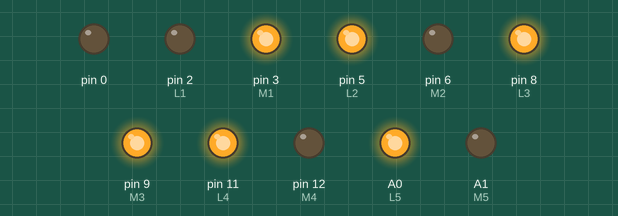
This sketch was run on a simulated Arduino Uno, built with avr-gcc and run on an emulated ATmega328P. On the bench: output pins drawn as LEDs (lit = HIGH). Pins used as bus, display or sensor lines are not drawn.

Above: at 0.2 s.
At 4.4 s:
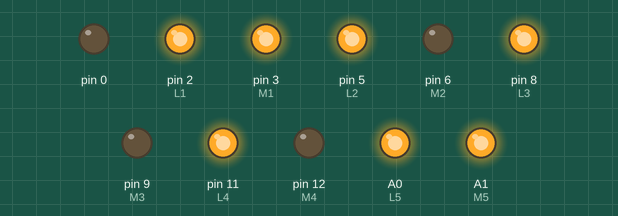
At 10.1 s:
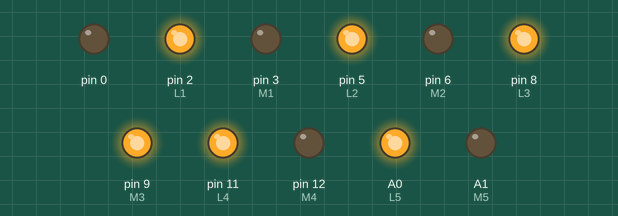
At 17.0 s:
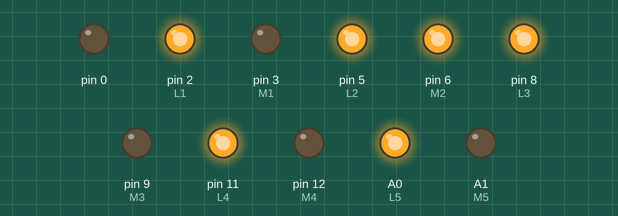
At 28.0 s:
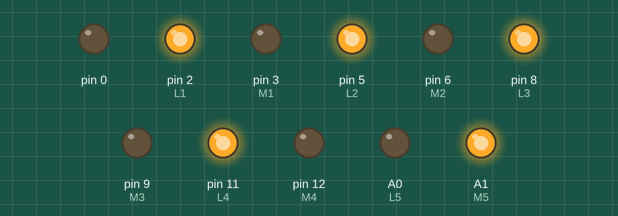
At 37.7 s:
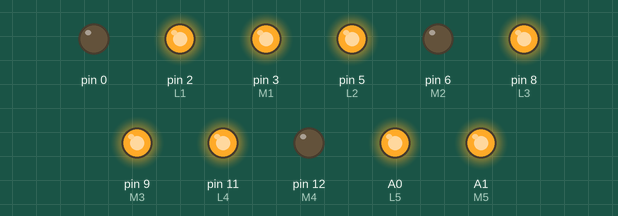
Timing chart, 0 to 40.0 s (numbered marks = the images above):
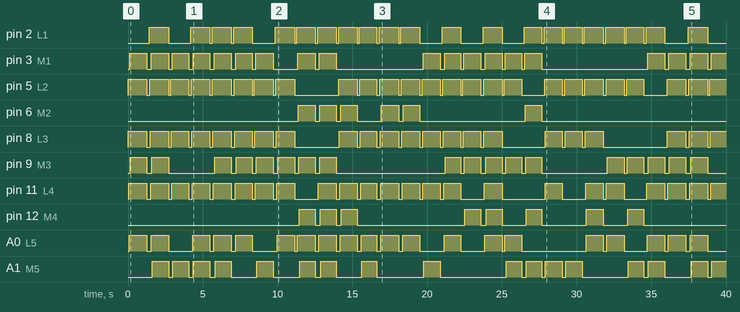

The sketch:

RunningAlphabet.ino
```cpp
int L1 =2;
int M1 =3;
int R1 =4;
int L2 =5;
int M2 =6;
int R2 =7;
int L3 =8;
int M3 =9;
int R3 =10;
int L4 =11;
int M4 =12;
int R4 =13;
int L5 =A0;
int M5 =A1;
int R5 =A2;

int tim=30;
/*int a [] = {L5,L4,L3,L2,M1,M3,R2,R3,R4,R5};
int b [] = {L1,L2,L3,L4,L5,M1,R2,M3,R4,M5};
int c [] = {L2,L3,L4,M1,R1,M5,R5};
int d [] = {L1,L2,L3,L4,L5,M1,R2,R3,R4,M5};
int e [] = {L1,L2,L3,L4,L5,M1,R1,M3,R3,M5,R5};
int f [] = {L1,L2,L3,L4,L5,M1,R1,M3,R3};
int g [] = {M1,R1,L2,L3,L4,R4,M5,M3,R3};
int h [] = {L1,L2,L3,L4,L5,R1,R2,R3,R4,R5,M3};
int i [] = {M1,M2,M3,M4,M5,R1,R5,L1,L5};
int j [] = {M1,M2,M3,M4,M5,L1,L4,L5,R1};
int k [] = {L1,L2,L3,L4,L5,M2,R1,M4,R5};
int l [] = {L1,L2,L3,L4,L5,M5,R5};
int m [] = {L1,L2,L3,L4,L5,M1,M2,R1,R2,R3,R4,R5};
int n [] = {L1,L2,L3,L4,M2,R1,R2,R3};
int o [] = {L2,L3,L4,R2,R3,R4,M1,M5};
int p [] = {L1,L2,L3,L4,L5,M1,R2,M3};
int q [] = {L2,L3,M1,M4,R2,R3,R5};
int r [] = {L1,L2,L3,L4,L5,M1,M3,M4,R2,R5};
int s [] = {R1,M1,L2,M3,R4,M5,L5};
int t [] = {L1,M1,R1,M2,M3,M4,M5};
int u [] = {L1,L2,L3,L4,M5,R1,R2,R3,R4};
int v [] = {L1,L2,L3,M5,R3,R2,R1};
int w [] = {L1,L2,L3,L4,L5,M4,R1,R2,R3,R4,R5};
int x [] = {L1,L2,M3,R4,R5,R1,R2,M3,L4,L5};
int y [] = {L1,L2,M3,R1,R2,M4,M5};
int z [] = {L1,M1,R1,R2,R3,L4,L5,M5,R5}; */
int clr [] = {L1,L2,L3,L4,L5,M1,M2,M3,M4,M5,R1,R2,R3,R4,R5};

int wt = 1000;
int clt = 150;

void setup() {
  // put your setup code here, to run once:
for(int x=0; x<sizeof(clr); x++)
{
  pinMode(clr[x],OUTPUT);
}
}
void loop() {
  // put your main code here, to run repeatedly:
pa();
pclr();
pb();
pclr();
pc();
pclr();
pd();
pclr();
pe();
pclr();
pf();
pclr();
pg();
pclr();
ph();
pclr();
pi();
pclr();
pj();
pclr();
pk();
pclr();
pl();
pclr();
pm();
pclr();
pn();
pclr();
po();
pclr();
pp();
pclr();
pq();
pclr();
pr();
pclr();
ps();
pclr();
pt();
pclr();
pu();
pclr();
pv();
pclr();
pw();
pclr();
px();
pclr();
py();
pclr();
pz();
pclr();
}
void pa(){
  //digitalWrite(L1,HIGH);
  digitalWrite(L2,HIGH);
  delay(tim);
  digitalWrite(L3,HIGH);
  delay(tim);
  digitalWrite(L4,HIGH);
  delay(tim);
  digitalWrite(L5,HIGH);
  delay(tim);
  digitalWrite(M1,HIGH);
  delay(tim);
  //digitalWrite(M2,HIGH);
  digitalWrite(M3,HIGH);
  //digitalWrite(M4,HIGH);
  //digitalWrite(M5,HIGH);
  //digitalWrite(R1,HIGH);
  delay(tim);
  digitalWrite(R2,HIGH);
  delay(tim);
  digitalWrite(R3,HIGH);
  delay(tim);;
  digitalWrite(R4,HIGH);
  delay(tim);
  digitalWrite(R5,HIGH);
  delay(wt);
}

void pb(){
  digitalWrite(L1,HIGH);
  delay(tim);
  digitalWrite(L2,HIGH);
  delay(tim);
  digitalWrite(L3,HIGH);
  delay(tim);
  digitalWrite(L4,HIGH);
  delay(tim);
  digitalWrite(L5,HIGH);
  delay(tim);
  digitalWrite(M1,HIGH);
  delay(tim);
  //digitalWrite(M2,HIGH);
  digitalWrite(M3,HIGH);
  delay(tim);
  //digitalWrite(M4,HIGH);
  digitalWrite(M5,HIGH);
  delay(tim);
 // digitalWrite(R1,HIGH);
  digitalWrite(R2,HIGH);
  delay(tim);
  //digitalWrite(R3,HIGH);
  digitalWrite(R4,HIGH);
  delay(tim);
  //digitalWrite(R5,HIGH);
  delay(wt);
}

void pc(){
  //digitalWrite(L1,HIGH);
  digitalWrite(L2,HIGH);
  delay(tim);
  digitalWrite(L3,HIGH);
  delay(tim);
  digitalWrite(L4,HIGH);
  delay(tim);
  //digitalWrite(L5,HIGH);
  digitalWrite(M1,HIGH);
  delay(tim);
  //digitalWrite(M2,HIGH);
  //digitalWrite(M3,HIGH);
  //digitalWrite(M4,HIGH);
  digitalWrite(M5,HIGH);
  delay(tim);
  digitalWrite(R1,HIGH);
  delay(tim);
  //digitalWrite(R2,HIGH);
  //digitalWrite(R3,HIGH);
  //digitalWrite(R4,HIGH);
  digitalWrite(R5,HIGH);
  delay(wt);
}

void pd(){
  digitalWrite(L1,HIGH);
  delay(tim);
  digitalWrite(L2,HIGH);
  delay(tim);
  digitalWrite(L3,HIGH);
  delay(tim);
  digitalWrite(L4,HIGH);
  delay(tim);
  digitalWrite(L5,HIGH);
  delay(tim);
  digitalWrite(M1,HIGH);
  delay(tim);
  //digitalWrite(M2,HIGH);
  //digitalWrite(M3,HIGH);
  //digitalWrite(M4,HIGH);
  digitalWrite(M5,HIGH);
  delay(tim);
  //digitalWrite(R1,HIGH);
  digitalWrite(R2,HIGH);
  delay(tim);
  digitalWrite(R3,HIGH);
  delay(tim);
  digitalWrite(R4,HIGH);
  //digitalWrite(R5,HIGH);
  delay(wt);
}

void pe(){
  digitalWrite(L1,HIGH);
  delay(tim);
  digitalWrite(L2,HIGH);
  delay(tim);
  digitalWrite(L3,HIGH);
  delay(tim);
  digitalWrite(L4,HIGH);
  delay(tim);
  digitalWrite(L5,HIGH);
  delay(tim);
  digitalWrite(M1,HIGH);
  delay(tim);
  //digitalWrite(M2,HIGH);
  digitalWrite(M3,HIGH);
  delay(tim);
  //digitalWrite(M4,HIGH);
  digitalWrite(M5,HIGH);
  delay(tim);
  digitalWrite(R1,HIGH);
  delay(tim);
  //digitalWrite(R2,HIGH);
  digitalWrite(R3,HIGH);
  delay(tim);
  //digitalWrite(R4,HIGH);
  digitalWrite(R5,HIGH);
  delay(wt);
}

void pf(){
  digitalWrite(L1,HIGH);
  delay(tim);
  digitalWrite(L2,HIGH);
  delay(tim);
  digitalWrite(L3,HIGH);
  delay(tim);
  digitalWrite(L4,HIGH);
  delay(tim);
  digitalWrite(L5,HIGH);
  delay(tim);
  digitalWrite(M1,HIGH);
  delay(tim);
  //digitalWrite(M2,HIGH);
  digitalWrite(M3,HIGH);
  delay(tim);
  //digitalWrite(M4,HIGH);
  //digitalWrite(M5,HIGH);
  digitalWrite(R1,HIGH);
  delay(tim);
  //digitalWrite(R2,HIGH);
  digitalWrite(R3,HIGH);
  //digitalWrite(R4,HIGH);
  //digitalWrite(R5,HIGH);
  delay(wt);
}

void pg(){
  //digitalWrite(L1,HIGH);
  digitalWrite(L2,HIGH);
  delay(tim);
  digitalWrite(L3,HIGH);
  delay(tim);
  digitalWrite(L4,HIGH);
  delay(tim);
  //digitalWrite(L5,HIGH);
  digitalWrite(M1,HIGH);
  delay(tim);
 // digitalWrite(M2,HIGH);
  digitalWrite(M3,HIGH);
  delay(tim);
  //digitalWrite(M4,HIGH);
  digitalWrite(M5,HIGH);
  delay(tim);
  digitalWrite(R1,HIGH);
  delay(tim);
  //digitalWrite(R2,HIGH);
  digitalWrite(R3,HIGH);
  delay(tim);
  digitalWrite(R4,HIGH);
  //digitalWrite(R5,HIGH);
  delay(wt);
}

void ph(){
  digitalWrite(L1,HIGH);
  delay(tim);
  digitalWrite(L2,HIGH);
  delay(tim);
  digitalWrite(L3,HIGH);
  delay(tim);
  digitalWrite(L4,HIGH);
  delay(tim);
  digitalWrite(L5,HIGH);
  delay(tim);
 // digitalWrite(M1,HIGH);
 // digitalWrite(M2,HIGH);
  digitalWrite(M3,HIGH);
  delay(tim);
  //digitalWrite(M4,HIGH);
  //digitalWrite(M5,HIGH);
  digitalWrite(R1,HIGH);
  delay(tim);
  digitalWrite(R2,HIGH);
  delay(tim);
  digitalWrite(R3,HIGH);
  delay(tim);
  digitalWrite(R4,HIGH);
  delay(tim);
  digitalWrite(R5,HIGH);
  delay(wt);
}

void pi(){
  digitalWrite(L1,HIGH);
  delay(tim);
 /* digitalWrite(L2,HIGH);
  digitalWrite(L3,HIGH);
  digitalWrite(L4,HIGH);*/
  digitalWrite(L5,HIGH);
  delay(tim);
  digitalWrite(M1,HIGH);
  delay(tim);
  digitalWrite(M2,HIGH);
  delay(tim);
  digitalWrite(M3,HIGH);
  delay(tim);
  digitalWrite(M4,HIGH);
  delay(tim);
  digitalWrite(M5,HIGH);
  delay(tim);
  digitalWrite(R1,HIGH);
  delay(tim);
  /*digitalWrite(R2,HIGH);
  digitalWrite(R3,HIGH);
  digitalWrite(R4,HIGH);*/
  digitalWrite(R5,HIGH);
  delay(wt);
}
void pj(){
  digitalWrite(L1,HIGH);
  delay(tim);
  //digitalWrite(L2,HIGH);
  //digitalWrite(L3,HIGH);
  digitalWrite(L4,HIGH);
  delay(tim);
  digitalWrite(L5,HIGH);
  delay(tim);
  digitalWrite(M1,HIGH);
  delay(tim);
  digitalWrite(M2,HIGH);
  delay(tim);
  digitalWrite(M3,HIGH);
  delay(tim);
  digitalWrite(M4,HIGH);
  delay(tim);
  digitalWrite(M5,HIGH);
  delay(tim);
  digitalWrite(R1,HIGH);
  //digitalWrite(R2,HIGH);
  //digitalWrite(R3,HIGH);
  //digitalWrite(R4,HIGH);
  //digitalWrite(R5,HIGH);
  delay(wt);
}
void pk(){
  digitalWrite(L1,HIGH);
  delay(tim);
  digitalWrite(L2,HIGH);
  delay(tim);
  digitalWrite(L3,HIGH);
  delay(tim);
  digitalWrite(L4,HIGH);
  delay(tim);
  digitalWrite(L5,HIGH);
  delay(tim);
  //digitalWrite(M1,HIGH);
  digitalWrite(M2,HIGH);
  delay(tim);
  //digitalWrite(M3,HIGH);
  digitalWrite(M4,HIGH);
  delay(tim);
  //digitalWrite(M5,HIGH);
  digitalWrite(R1,HIGH);
  delay(tim);
  //digitalWrite(R2,HIGH);
  //digitalWrite(R3,HIGH);
  //digitalWrite(R4,HIGH);
  digitalWrite(R5,HIGH);
  delay(wt);
}

void pl(){
  digitalWrite(L1,HIGH);
  delay(tim);
  digitalWrite(L2,HIGH);
  delay(tim);
  digitalWrite(L3,HIGH);
  delay(tim);
  digitalWrite(L4,HIGH);
  delay(tim);
  digitalWrite(L5,HIGH);
  delay(tim);
  //digitalWrite(M1,HIGH);
  //digitalWrite(M2,HIGH);
  //digitalWrite(M3,HIGH);
  //digitalWrite(M4,HIGH);
  digitalWrite(M5,HIGH);
  delay(tim);
  //digitalWrite(R1,HIGH);
  //digitalWrite(R2,HIGH);
  //digitalWrite(R3,HIGH);
  //digitalWrite(R4,HIGH);
  digitalWrite(R5,HIGH);
  delay(wt);
}

void pm(){
  digitalWrite(L1,HIGH);
  delay(tim);
  digitalWrite(L2,HIGH);
  delay(tim);
  digitalWrite(L3,HIGH);
  delay(tim);
  digitalWrite(L4,HIGH);
  delay(tim);
  digitalWrite(L5,HIGH);
  delay(tim);
 // digitalWrite(M1,HIGH);
  digitalWrite(M2,HIGH);
  delay(tim);
  //digitalWrite(M3,HIGH);
  //digitalWrite(M4,HIGH);
  //digitalWrite(M5,HIGH);
  digitalWrite(R1,HIGH);
  delay(tim);
  digitalWrite(R2,HIGH);
  delay(tim);
  digitalWrite(R3,HIGH);
  delay(tim);
  digitalWrite(R4,HIGH);
  delay(tim);
  digitalWrite(R5,HIGH);
  delay(wt);
}

void pn(){
  digitalWrite(L1,HIGH);
  delay(tim);
  digitalWrite(L2,HIGH);
  delay(tim);
  digitalWrite(L3,HIGH);
  delay(tim);
  digitalWrite(L4,HIGH);
  delay(tim);
  digitalWrite(L5,HIGH);
  delay(tim);
  //digitalWrite(M1,HIGH);
  digitalWrite(M2,HIGH);
  delay(tim);
  //digitalWrite(M3,HIGH);
  //digitalWrite(M4,HIGH);
  //digitalWrite(M5,HIGH);
  digitalWrite(R1,HIGH);
  delay(tim);
  digitalWrite(R2,HIGH);
  delay(tim);
  digitalWrite(R3,HIGH);
  delay(tim);
  //digitalWrite(R4,HIGH);
  //digitalWrite(R5,HIGH);
  delay(wt);
}

void po(){
  //digitalWrite(L1,HIGH);
  digitalWrite(L2,HIGH);
  delay(tim);
  digitalWrite(L3,HIGH);
  delay(tim);
  digitalWrite(L4,HIGH);
  delay(tim);
  //digitalWrite(L5,HIGH);
  digitalWrite(M1,HIGH);
  delay(tim);
  //digitalWrite(M2,HIGH);
  //digitalWrite(M3,HIGH);
  //digitalWrite(M4,HIGH);
  digitalWrite(M5,HIGH);
  delay(tim);
  //digitalWrite(R1,HIGH);
  digitalWrite(R2,HIGH);
  delay(tim);
  digitalWrite(R3,HIGH);
  delay(tim);
  digitalWrite(R4,HIGH);
  //digitalWrite(R5,HIGH);
  delay(wt);
}

void pp(){
  digitalWrite(L1,HIGH);
  delay(tim);
  digitalWrite(L2,HIGH);
  delay(tim);
  digitalWrite(L3,HIGH);
  delay(tim);
  digitalWrite(L4,HIGH);
  delay(tim);
  digitalWrite(L5,HIGH);
  delay(tim);
  digitalWrite(M1,HIGH);
  delay(tim);
  //digitalWrite(M2,HIGH);
  digitalWrite(M3,HIGH);
  delay(tim);
  //digitalWrite(M4,HIGH);
  //digitalWrite(M5,HIGH);
  //digitalWrite(R1,HIGH);
  digitalWrite(R2,HIGH);
  //digitalWrite(R3,HIGH);
  //digitalWrite(R4,HIGH);
  //digitalWrite(R5,HIGH);
  delay(wt);
}

void pq(){
  //digitalWrite(L1,HIGH);
  digitalWrite(L2,HIGH);
  delay(tim);
  digitalWrite(L3,HIGH);
  delay(tim);
  //digitalWrite(L4,HIGH);
  //digitalWrite(L5,HIGH);
  digitalWrite(M1,HIGH);
  delay(tim);
  //digitalWrite(M2,HIGH);
  digitalWrite(M3,HIGH);
  delay(tim);
  digitalWrite(M4,HIGH);
  delay(tim);
  //digitalWrite(M5,HIGH);
  //digitalWrite(R1,HIGH);
  digitalWrite(R2,HIGH);
  delay(tim);
  digitalWrite(R3,HIGH);
  delay(tim);
  //digitalWrite(R4,HIGH);
  digitalWrite(R5,HIGH);
  delay(wt);
}

void pr(){
  digitalWrite(L1,HIGH);
  delay(tim);
  digitalWrite(L2,HIGH);
  delay(tim);
  digitalWrite(L3,HIGH);
  delay(tim);
  digitalWrite(L4,HIGH);
  delay(tim);
  digitalWrite(L5,HIGH);
  delay(tim);
  digitalWrite(M1,HIGH);
  delay(tim);
  //digitalWrite(M2,HIGH);
  digitalWrite(M3,HIGH);
  delay(tim);
  digitalWrite(M4,HIGH);
  delay(tim);
  //digitalWrite(M5,HIGH);
  //digitalWrite(R1,HIGH);
  digitalWrite(R2,HIGH);
  delay(tim);
  //digitalWrite(R3,HIGH);
  //digitalWrite(R4,HIGH);
  digitalWrite(R5,HIGH);
  delay(wt);
}

void ps(){
  //digitalWrite(L1,HIGH);
  digitalWrite(L2,HIGH);
  delay(tim);
  //digitalWrite(L3,HIGH);
  //digitalWrite(L4,HIGH);
  digitalWrite(L5,HIGH);
  delay(tim);
  digitalWrite(M1,HIGH);
  delay(tim);
  //digitalWrite(M2,HIGH);
  digitalWrite(M3,HIGH);
  delay(tim);
  //digitalWrite(M4,HIGH);
  digitalWrite(M5,HIGH);
  delay(tim);
  digitalWrite(R1,HIGH);
  delay(tim);
  //digitalWrite(R2,HIGH);
  //digitalWrite(R3,HIGH);
  digitalWrite(R4,HIGH);
  //digitalWrite(R5,HIGH);
  delay(wt);
}

void pt(){
  digitalWrite(L1,HIGH);
  delay(tim);
  /*digitalWrite(L2,HIGH);
  digitalWrite(L3,HIGH);
  digitalWrite(L4,HIGH);
  digitalWrite(L5,HIGH);*/
  digitalWrite(M1,HIGH);
  delay(tim);
  digitalWrite(M2,HIGH);
  delay(tim);
  digitalWrite(M3,HIGH);
  delay(tim);
  digitalWrite(M4,HIGH);
  delay(tim);
  digitalWrite(M5,HIGH);
  delay(tim);
  digitalWrite(R1,HIGH);
  /*digitalWrite(R2,HIGH);
  digitalWrite(R3,HIGH);
  digitalWrite(R4,HIGH);
  digitalWrite(R5,HIGH);*/
  delay(wt);
}

void pu(){
  digitalWrite(L1,HIGH);
  delay(tim);
  digitalWrite(L2,HIGH);
  delay(tim);
  digitalWrite(L3,HIGH);
  delay(tim);
  digitalWrite(L4,HIGH);
  //digitalWrite(L5,HIGH);
  //digitalWrite(M1,HIGH);
  //digitalWrite(M2,HIGH);
  //digitalWrite(M3,HIGH);
  //digitalWrite(M4,HIGH);
  digitalWrite(M5,HIGH);
  delay(tim);
  digitalWrite(R1,HIGH);
  delay(tim);
  digitalWrite(R2,HIGH);
  delay(tim);
  digitalWrite(R3,HIGH);
  delay(tim);
  digitalWrite(R4,HIGH);
  //digitalWrite(R5,HIGH);
  delay(wt);
}

void pv(){
  digitalWrite(L1,HIGH);
  delay(tim);
  digitalWrite(L2,HIGH);
  delay(tim);
  digitalWrite(L3,HIGH);
  delay(tim);
  //digitalWrite(L4,HIGH);
  //digitalWrite(L5,HIGH);
  //digitalWrite(M1,HIGH);
  //digitalWrite(M2,HIGH);
  //digitalWrite(M3,HIGH);
  //digitalWrite(M4,HIGH);
  digitalWrite(M5,HIGH);
  delay(tim);
  digitalWrite(R1,HIGH);
  delay(tim);
  digitalWrite(R2,HIGH);
  delay(tim);
  digitalWrite(R3,HIGH);
  //digitalWrite(R4,HIGH);
  //digitalWrite(R5,HIGH);
  delay(wt);
}

void pw(){
  digitalWrite(L1,HIGH);
  delay(tim);
  digitalWrite(L2,HIGH);
  delay(tim);
  digitalWrite(L3,HIGH);
  delay(tim);
  digitalWrite(L4,HIGH);
  delay(tim);
  digitalWrite(L5,HIGH);
  //digitalWrite(M1,HIGH);
  //digitalWrite(M2,HIGH);
  //digitalWrite(M3,HIGH);
  digitalWrite(M4,HIGH);
  delay(tim);
  //digitalWrite(M5,HIGH);
  digitalWrite(R1,HIGH);
  delay(tim);
  digitalWrite(R2,HIGH);
  delay(tim);
  digitalWrite(R3,HIGH);
  delay(tim);
  digitalWrite(R4,HIGH);
  delay(tim);
  digitalWrite(R5,HIGH);
  delay(wt);
}

void px(){
  digitalWrite(L1,HIGH);
  delay(tim);
  digitalWrite(L2,HIGH);
  delay(tim);
  //digitalWrite(L3,HIGH);
  digitalWrite(L4,HIGH);
  delay(tim);
  digitalWrite(L5,HIGH);
  delay(tim);
  //digitalWrite(M1,HIGH);
  //digitalWrite(M2,HIGH);
  digitalWrite(M3,HIGH);
  delay(tim);
  //digitalWrite(M4,HIGH);
  //digitalWrite(M5,HIGH);
  digitalWrite(R1,HIGH);
  delay(tim);
  digitalWrite(R2,HIGH);
  delay(tim);
  //digitalWrite(R3,HIGH);
  digitalWrite(R4,HIGH);
  delay(tim);
  digitalWrite(R5,HIGH);
  delay(wt);
}

void py(){
  digitalWrite(L1,HIGH);
  delay(tim);
  digitalWrite(L2,HIGH);
  delay(tim);
  //digitalWrite(L3,HIGH);
  //digitalWrite(L4,HIGH);
  //digitalWrite(L5,HIGH);
  //digitalWrite(M1,HIGH);
  //digitalWrite(M2,HIGH);
  digitalWrite(M3,HIGH);
  delay(tim);
  digitalWrite(M4,HIGH);
  delay(tim);
  digitalWrite(M5,HIGH);
  delay(tim);
  digitalWrite(R1,HIGH);
  delay(tim);
  digitalWrite(R2,HIGH);
  //digitalWrite(R3,HIGH);
  //digitalWrite(R4,HIGH);
  //digitalWrite(R5,HIGH);
  delay(wt);
}

void pz(){
  digitalWrite(L1,HIGH);
  delay(tim);
  //digitalWrite(L2,HIGH);
  //digitalWrite(L3,HIGH);
  digitalWrite(L4,HIGH);
  delay(tim);
  digitalWrite(L5,HIGH);
  delay(tim);
  digitalWrite(M1,HIGH);
  delay(tim);
  //digitalWrite(M2,HIGH);
  digitalWrite(M3,HIGH);
  delay(tim);
  //digitalWrite(M4,HIGH);
  digitalWrite(M5,HIGH);
  delay(tim);
  digitalWrite(R1,HIGH);
  delay(tim);
  digitalWrite(R2,HIGH);
  delay(tim);
  //digitalWrite(R3,HIGH);
  //digitalWrite(R4,HIGH);
  digitalWrite(R5,HIGH);
  delay(wt);
}
void pclr(){
  digitalWrite(L1,LOW);
  digitalWrite(L2,LOW);
  digitalWrite(L3,LOW);
  digitalWrite(L4,LOW);
  digitalWrite(L5,LOW);
  digitalWrite(M1,LOW);
  digitalWrite(M2,LOW);
  digitalWrite(M3,LOW);
  digitalWrite(M4,LOW);
  digitalWrite(M5,LOW);
  digitalWrite(R1,LOW);
  digitalWrite(R2,LOW);
  digitalWrite(R3,LOW);
  digitalWrite(R4,LOW);
  digitalWrite(R5,LOW);
  delay(clt);
}
```

Measured:
- by itself, pin 2 (L1): LOW → HIGH at 1.4 s, → LOW 1.3 s later, → HIGH 1.5 s later, → LOW 1.3 s later, … (42 changes in this stretch)
- by itself, pin 3 (M1): LOW → HIGH at 0.12 s, → LOW 1.2 s later, → HIGH 0.30 s later, → LOW 1.2 s later, … (37 changes in this stretch)
- by itself, pin 5 (L2): LOW → HIGH at 0.00 s, → LOW 1.3 s later, → HIGH 0.18 s later, → LOW 1.3 s later, … (49 changes in this stretch)
- by itself, pin 6 (M2): LOW → HIGH at 11.4 s, → LOW 1.2 s later, → HIGH 0.27 s later, → LOW 1.1 s later, … (12 changes in this stretch)
- by itself, pin 8 (L3): LOW → HIGH at 0.03 s, → LOW 1.2 s later, → HIGH 0.21 s later, → LOW 1.2 s later, … (43 changes in this stretch)
- by itself, pin 9 (M3): LOW → HIGH at 0.15 s, → LOW 1.1 s later, → HIGH 0.33 s later, → LOW 1.1 s later, … (36 changes in this stretch)
- by itself, pin 11 (L4): LOW → HIGH at 0.06 s, → LOW 1.2 s later, → HIGH 0.24 s later, → LOW 1.2 s later, … (45 changes in this stretch)
- by itself, pin 12 (M4): LOW → HIGH at 11.5 s, → LOW 1.1 s later, → HIGH 0.33 s later, → LOW 1.1 s later, … (16 changes in this stretch)
